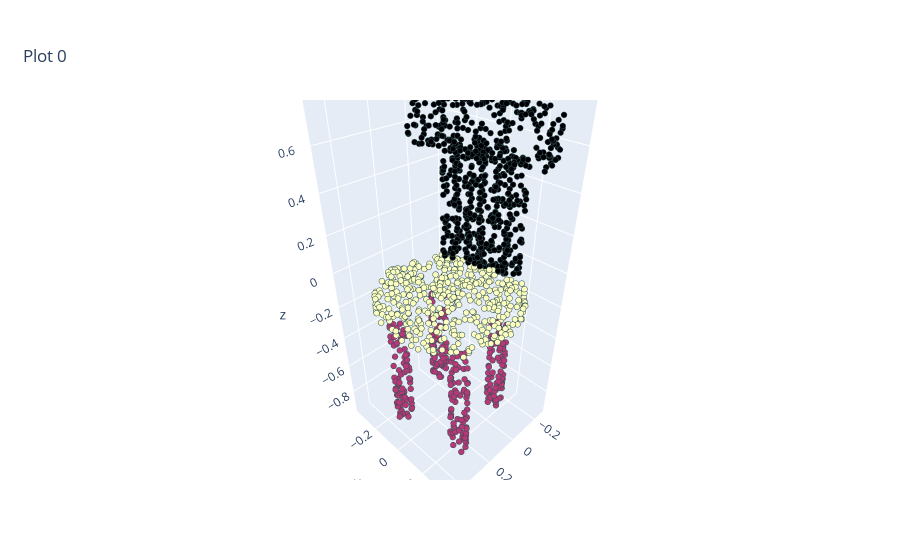

The notebook cell this image was saved under:
### Markdown cell above
# For visualization, let me reverse the y and z

### Code cell
x,y,z=np.array(points[0]).T
#c = np.array(batch['category'][0]).T

fig = go.Figure(data=[go.Scatter3d(x=x, y=z, z=y, 
                                   mode='markers',
                                   marker=dict(
        size=30,
        color=pred_np,                # set color to an array/list of desired values
        colorscale='magma',   # choose a colorscale
        opacity=1.0
    ))])
fig.update_traces(marker=dict(size=2,
                              line=dict(width=2,
                                        color='DarkSlateGrey')),
                  selector=dict(mode='markers'))
fig.update_layout(
    title={
        'text': "Plot 0",   # 标题名称
    
        'xanchor': 'center',   # 相对位置
        'yanchor': 'top'})
fig.show()

### Figure 1 — Plotly figure (JSON) as saved in the notebook; plotly's stock layout.template omitted (floating-point values rounded to 4 significant figures; data arrays with more than 128 entries replaced by an {"elided": "..."} marker saying what was removed)
{"data": [{"marker": {"color": {"elided": "2000 int values"}, "colorscale": [[0, "#000004"], [0.1111, "#180f3d"], [0.2222, "#440f76"], [0.3333, "#721f81"], [0.4444, "#9e2f7f"], [0.5556, "#cd4071"], [0.6667, "#f1605d"], [0.7778, "#fd9668"], [0.8889, "#feca8d"], [1, "#fcfdbf"]], "line": {"color": "DarkSlateGrey", "width": 2}, "opacity": 1, "size": 2}, "mode": "markers", "type": "scatter3d", "x": {"elided": "2000 float values"}, "y": {"elided": "2000 float values"}, "z": {"elided": "2000 float values"}}], "layout": {"title": {"text": "Plot 0", "xanchor": "center", "yanchor": "top"}}}
